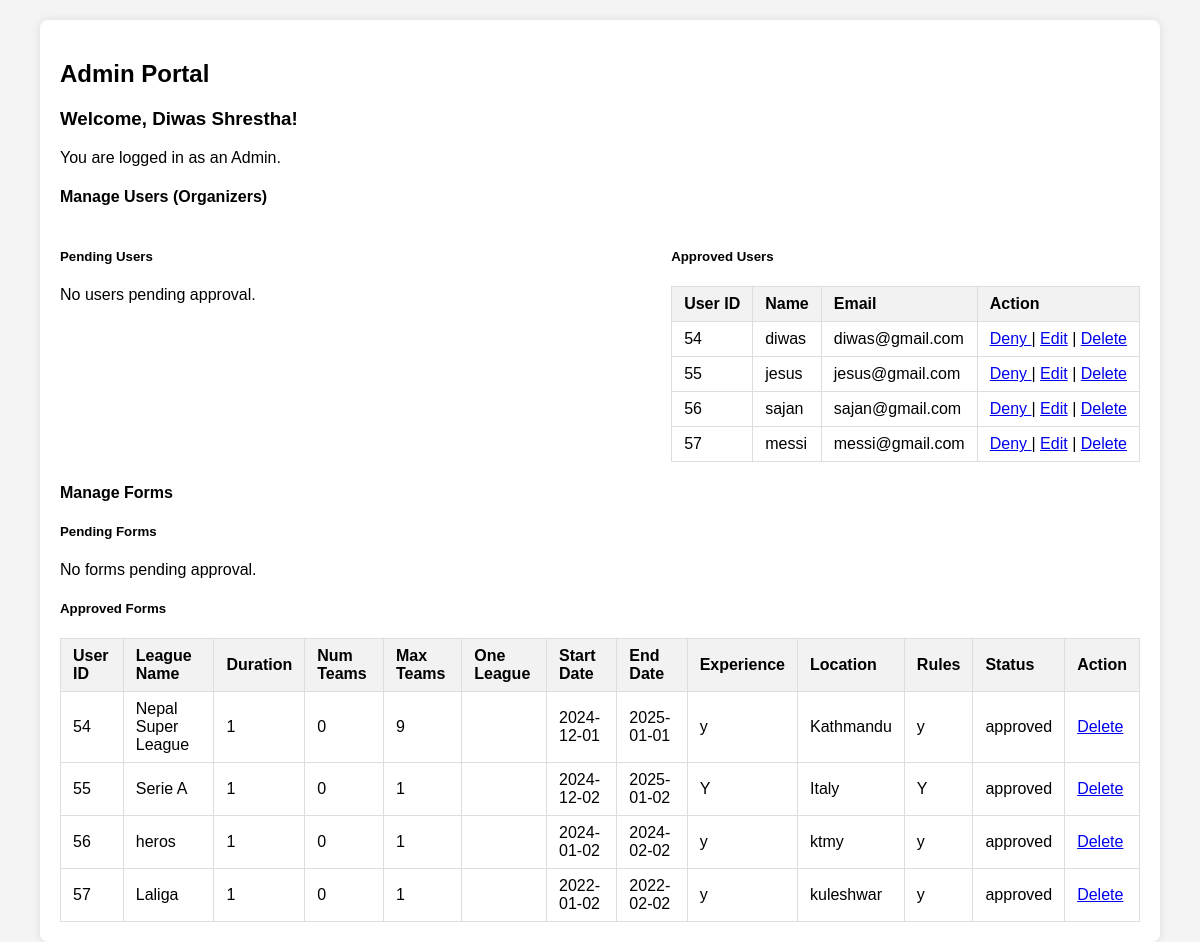
Screenshot of /pages/proAdmin.php (signed in) with the database file from the repository.
### tables this page shows
CREATE TABLE `user` (
  `userId` int(11) NOT NULL,
  `name` varchar(100) NOT NULL,
  `email` varchar(100) NOT NULL,
  `password` varchar(255) NOT NULL,
  `created_at` timestamp NOT NULL DEFAULT current_timestamp(),
  `status` enum('pending','approved','denied') DEFAULT 'pending'
);

CREATE TABLE `form` (
  `form_id` int(11) NOT NULL,
  `userId` int(11) NOT NULL,
  `duration` int(11) NOT NULL,
  `num_teams` int(11) NOT NULL,
  `max_teams` int(11) NOT NULL,
  `one_league` enum('yes','no') NOT NULL,
  `start_date` date NOT NULL,
  `end_date` date NOT NULL,
  `experience` text DEFAULT NULL,
  `active` enum('yes','no') NOT NULL,
  `location` varchar(255) NOT NULL,
  `rules` text DEFAULT NULL,
  `status` enum('pending','approved','denied') DEFAULT 'pending',
  `created_at` timestamp NOT NULL DEFAULT current_timestamp(),
  `league_name` varchar(255) DEFAULT NULL
);

### pages/proAdmin.php (the view, shortened to what this page needs)
<?php
require_once 'db_connection.php';
?>
<!DOCTYPE html>
<html lang="en">
<head>
    <link rel="stylesheet" href="../assests/css/admin.css">
    <link rel="stylesheet" href="https://cdnjs.cloudflare.com/ajax/libs/font-awesome/6.0.0-beta3/css/all.min.css">
</head>
<body>
    <div class="container">
        <h2>Admin Portal</h2>
        <?php if (!isset($_SESSION['admin_id'])): ?>
            <h3>Register</h3>
            <form method="POST" action="">
                <label>Name:</label>
                <input type="text" name="name" required>
                <br>
                <label>Email:</label>
                <input type="email" name="email" required>
                <br>
                <label>Password:</label>
                <input type="password" name="password" required>
                <br>
                <label>Confirm Password:</label>
                <input type="password" name="confirm_password" required>
                <br>
                <button type="submit" name="register">Register</button>
            </form>
            <hr>
            <h3>Login</h3>
            <form method="POST" action="">
                <label>Email:</label>
                <input type="email" name="email" required>
                <br>
                <label>Password:</label>
                <input type="password" name="password" required>
                <br>
                <button type="submit" name="login">Login</button>
            </form>
        <?php else: ?>
            <h3>Welcome, <?php echo $_SESSION['admin_name']; ?>!</h3>
            <p>You are logged in as an Admin.</p>
            <h4>Manage Users (Organizers)</h4>
            <div class="table-container">
                <div>
                    <h5>Pending Users</h5>
                    <?php
                    $query = "SELECT * FROM user WHERE status = 'pending'";
                    $result = mysqli_query($conn, $query);
                    if ($result && mysqli_num_rows($result) > 0): ?>
                        <table border="1">
                        <thead>
                            <tr>
                                <th>User ID</th>
                                <th>Name</th>
                                <th>Email</th>
                                <th>Action</th>
                            </tr>
                        </thead>
                        <tbody>
                            <?php while ($user = $result->fetch_assoc()): ?>
                                <tr>
                                <td><?php echo htmlspecialchars($user['userId']); ?></td>
                                    <td><?php echo htmlspecialchars($user['name']); ?></td>
                                    <td><?php echo htmlspecialchars($user['email']); ?></td>
                                    <td>
                                        <a href="?action=approve&id=<?php echo $user['userId']; ?>">Approve</a> |
                                        <a href="?action=deny&id=<?php echo $user['userId']; ?>"
                                           onclick="return confirm('Are you sure you want to deny this user? This action cannot be undone.');">
                                           Deny
                                        </a> |
                                        <a href="?edit=<?php echo $user['userId']; ?>">Edit</a>
                                    </td>
                                </tr>
                            <?php endwhile; ?>
                        </tbody>
                        </table>
                    <?php else: ?>
                        <p>No users pending approval.</p>
                    <?php endif; ?>
                </div>
                <div>
                    <h5>Approved Users</h5>
                    <?php
                    $query = "SELECT * FROM user WHERE status = 'approved'";
                    $result = mysqli_query($conn, $query);
                    if ($result && mysqli_num_rows($result) > 0): ?>
                        <table border="1">
                        <thead>
                            <tr>
                                <th>User ID</th>
                                <th>Name</th>
                                <th>Email</th>
                                <th>Action</th>
                            </tr>
                        </thead>
                        <tbody>
                            <?php while ($user = $result->fetch_assoc()): ?>
                                <tr>
                                   <td><?php echo htmlspecialchars($user['userId']); ?></td>
                                    <td><?php echo htmlspecialchars($user['name']); ?></td>
                                    <td><?php echo htmlspecialchars($user['email']); ?></td>
                                    <td>
                                        <a href="?action=deny&id=<?php echo $user['userId']; ?>"
                                           onclick="return confirm('Are you sure you want to deny this user? This action cannot be undone.');">
                                           Deny
                                        </a> |
                                        <a href="?edit=<?php echo $user['userId']; ?>">Edit</a> |
                                        <a href="?action=delete&id=<?php echo $user['userId']; ?>"
                                           onclick="return confirm('Are you sure you want to delete this user?');">
                                           Delete
                                        </a>
                                    </td>
                                </tr>
                            <?php endwhile; ?>
                        </tbody>
                        </table>
                    <?php else: ?>
                        <p>No approved users.</p>
                    <?php endif; ?>
                </div>
            </div>
            <h4>Manage Forms</h4>
            <div>
                <h5>Pending Forms</h5>
                <?php
                $query = "SELECT * FROM form WHERE status = 'pending'";
                $result = mysqli_query($conn, $query);
                if ($result && mysqli_num_rows($result) > 0): ?>
                    <table border="1">
                    <thead>
                        <tr>
                            <th>User ID</th>
                            <th>League Name</th>
                            <th>Duration</th>
                            <th>Num Teams</th>
                            <th>Max Teams</th>
                            <th>One League</th>
                            <th>Start Date</th>
                            <th>End Date</th>
                            <th>Experience</th>
                            <th>Location</th>
                            <th>Rules</th>
                            <th>Status</th>
                            <th>Action</th>
                        </tr>
                    </thead>
                    <tbody>
                        <?php while ($form = $result->fetch_assoc()): ?>
                            <tr>
                                <td><?php echo htmlspecialchars($form['userId']); ?></td>
                                <td><?php echo htmlspecialchars($form['league_name']); ?></td>
                                <td><?php echo htmlspecialchars($form['duration']); ?></td>
                                <td><?php echo htmlspecialchars($form['num_teams']); ?></td>
                                <td><?php echo htmlspecialchars($form['max_teams']); ?></td>
                                <td><?php echo htmlspecialchars($form['one_league']); ?></td>
                                <td><?php echo htmlspecialchars($form['start_date']); ?></td>
                                <td><?php echo htmlspecialchars($form['end_date']); ?></td>
                                <td><?php echo htmlspecialchars($form['experience']); ?></td>
                                <td><?php echo htmlspecialchars($form['location']); ?></td>
                                <td><?php echo htmlspecialchars($form['rules']); ?></td>
                                <td><?php echo htmlspecialchars($form['status']); ?></td>
                                <td>
                                    <a href="?form_action=approve&id=<?php echo $form['id']; ?>">Approve</a> |
                                    <a href="?form_action=delete&id=<?php echo $form['id']; ?>"
                                       onclick="return confirm('Are you sure you want to delete this form?');">Delete</a>
                                </td>
                            </tr>
                        <?php endwhile; ?>
                    </tbody>
                    </table>
                <?php else: ?>
                    <p>No forms pending approval.</p>
                <?php endif; ?>
            </div>
            <div>
                <h5>Approved Forms</h5>
                <?php
                $query = "SELECT * FROM form WHERE status = 'approved'";
                $result = mysqli_query($conn, $query);
                if ($result && mysqli_num_rows($result) > 0): ?>
                    <table border="1">
                    <thead>
                        <tr>
                            <th>User ID</th>
                            <th>League Name</th>
                            <th>Duration</th>
                            <th>Num Teams</th>
                            <th>Max Teams</th>
                            <th>One League</th>
                            <th>Start Date</th>
                            <th>End Date</th>
                            <th>Experience</th>
                            <th>Location</th>
                            <th>Rules</th>
                            <th>Status</th>
                            <th>Action</th>
                        </tr>
                    </thead>
                    <tbody>
                        <?php while ($form = $result->fetch_assoc()): ?>
                            <tr>
                                <td><?php echo htmlspecialchars($form['userId']); ?></td>
                                <td><?php echo htmlspecialchars($form['league_name']); ?></td>
                                <td><?php echo htmlspecialchars($form['duration']); ?></td>
                                <td><?php echo htmlspecialchars($form['num_teams']); ?></td>
                                <td><?php echo htmlspecialchars($form['max_teams']); ?></td>
                                <td><?php echo htmlspecialchars($form['one_league']); ?></td>
                                <td><?php echo htmlspecialchars($form['start_date']); ?></td>
                                <td><?php echo htmlspecialchars($form['end_date']); ?></td>
                                <td><?php echo htmlspecialchars($form['experience']); ?></td>
                                <td><?php echo htmlspecialchars($form['location']); ?></td>
                                <td><?php echo htmlspecialchars($form['rules']); ?></td>
                                <td><?php echo htmlspecialchars($form['status']); ?></td>
                                <td>
                                    <a href="?form_action=delete&id=<?php echo $form['id']; ?>"
                                       onclick="return confirm('Are you sure you want to delete this form?');">Delete</a>
                                </td>
                            </tr>
                        <?php endwhile; ?>
                    </tbody>
                    </table>
                <?php else: ?>
                    <p>No approved forms.</p>
                <?php endif; ?>
            </div>
        <?php endif; ?>
    </div>
</body>
</html>

### assests/css/admin.css (style rules this page uses)
body { font-family: Arial, sans-serif; margin: 0; padding: 0; display: flex; justify-content: center; align-items: flex-start; height: 100vh; background-color: #f4f4f4; }
.container { width: 90%; max-width: 1200px; margin-top: 20px; margin-bottom: 20px; padding: 20px; background-color: #fff; border-radius: 8px; box-shadow: 0 0 10px rgba(0, 0, 0, 0.1); }
.table-container { display: flex; justify-content: space-between; gap: 20px; margin-top: 20px; }
table { width: 100%; border-collapse: collapse; }
table th, table td { padding: 8px 12px; text-align: left; border: 1px solid #ddd; }
table th { background-color: #f2f2f2; }

### rows the page displays
user: userId "54", name "diwas", email "diwas@gmail.com"
user: userId "55", name "jesus", email "jesus@gmail.com"
user: userId "56", name "sajan", email "sajan@gmail.com"
user: userId "57", name "messi", email "messi@gmail.com"
form: userId "54", league_name "Nepal Super League", duration "1", num_teams "0", max_teams "9", start_date "2024-12-01", end_date "2025-01-01", experience "y", location "Kathmandu", rules "y", status "approved"
form: userId "55", league_name "Serie A", duration "1", num_teams "0", max_teams "1", start_date "2024-12-02", end_date "2025-01-02", experience "Y", location "Italy", rules "Y", status "approved"
form: userId "56", league_name "heros", duration "1", num_teams "0", max_teams "1", start_date "2024-01-02", end_date "2024-02-02", experience "y", location "ktmy", rules "y", status "approved"
form: userId "57", league_name "Laliga", duration "1", num_teams "0", max_teams "1", start_date "2022-01-02", end_date "2022-02-02", experience "y", location "kuleshwar", rules "y", status "approved"

### other values shown
$_SESSION['admin_name'] "Diwas Shrestha"
